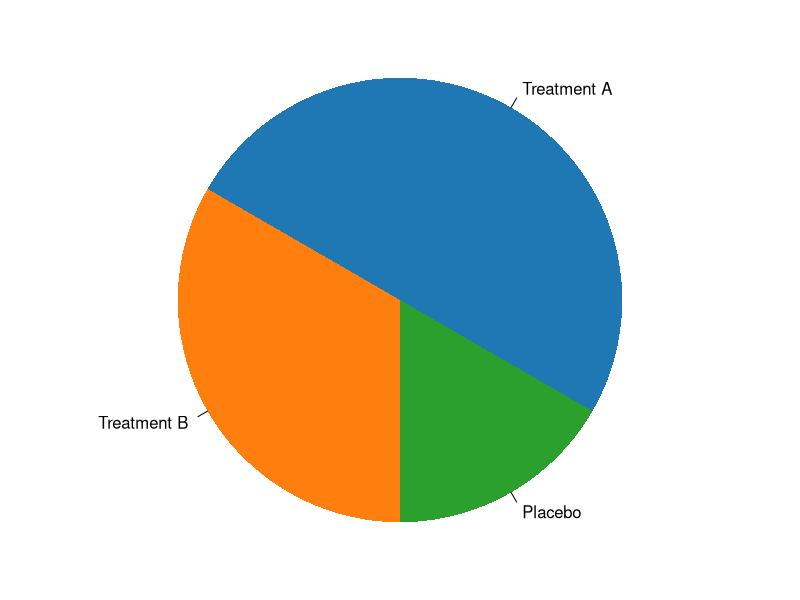

Write the R code that produced this figure.
## ---- chunk 1
knitr::opts_chunk$set(collapse = TRUE)
## ---- chunk 2
# Example using the built-in cars dataset
summary(cars)

# Simulate a simple linear model that could be relevant in clinical data analysis
fit <- lm(dist ~ speed, data = cars)
fit
## ---- chunk 3
par(mar = c(0, 1, 0, 1))
pie(
    c(150, 100, 50),
    c('Treatment A', 'Treatment B', 'Placebo'),
    col = c('#1f77b4', '#ff7f0e', '#2ca02c'),
    init.angle = -30, border = NA
)
